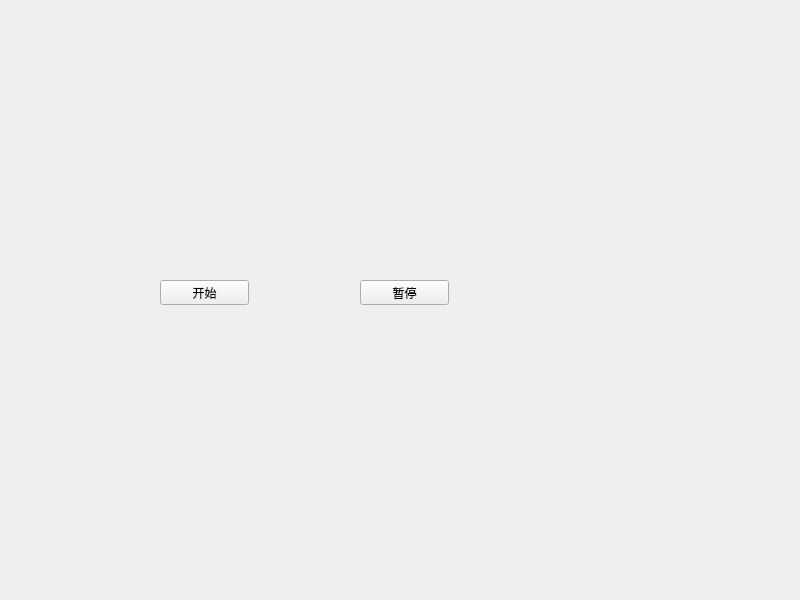
<?xml version="1.0" encoding="UTF-8"?>
<ui version="4.0">
 <class>Widget</class>
 <widget class="QWidget" name="Widget">
  <property name="geometry">
   <rect>
    <x>0</x>
    <y>0</y>
    <width>800</width>
    <height>600</height>
   </rect>
  </property>
  <property name="windowTitle">
   <string>Widget</string>
  </property>
  <widget class="QPushButton" name="startButton">
   <property name="geometry">
    <rect>
     <x>160</x>
     <y>280</y>
     <width>89</width>
     <height>25</height>
    </rect>
   </property>
   <property name="text">
    <string>开始</string>
   </property>
  </widget>
  <widget class="QPushButton" name="finishButton">
   <property name="geometry">
    <rect>
     <x>360</x>
     <y>280</y>
     <width>89</width>
     <height>25</height>
    </rect>
   </property>
   <property name="text">
    <string>暂停</string>
   </property>
  </widget>
  <widget class="QLabel" name="label">
   <property name="geometry">
    <rect>
     <x>160</x>
     <y>10</y>
     <width>291</width>
     <height>221</height>
    </rect>
   </property>
   <property name="text">
    <string/>
   </property>
   <property name="scaledContents">
    <bool>true</bool>
   </property>
  </widget>
 </widget>
 <resources/>
 <connections/>
</ui>
